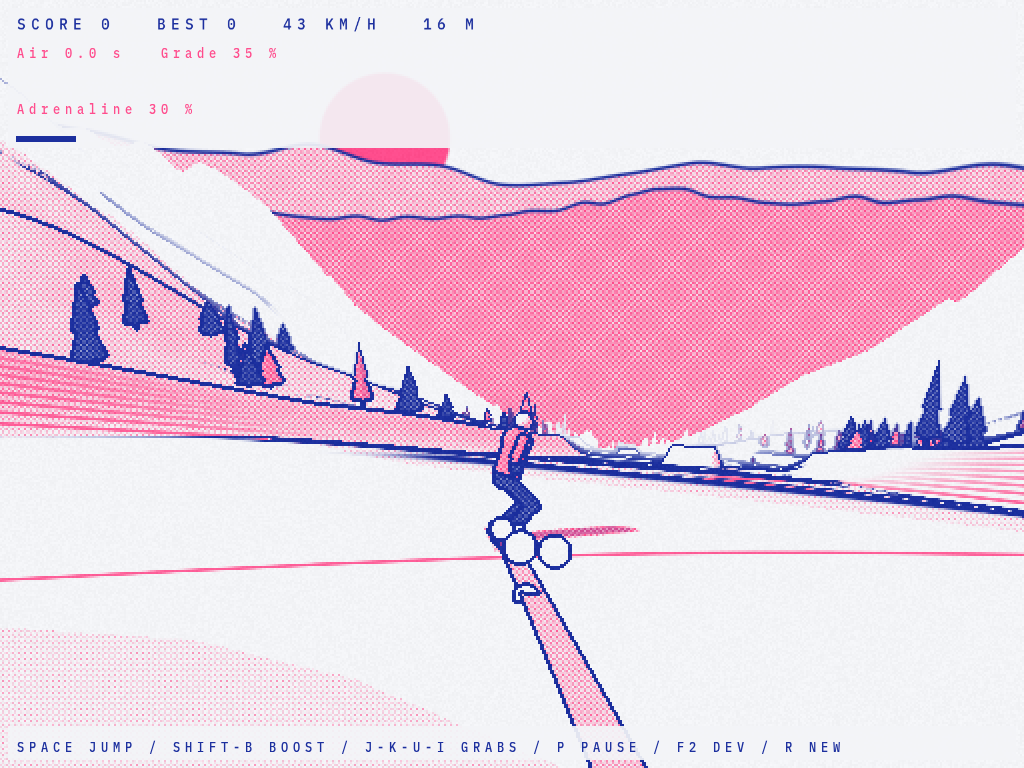
#> input picture ttmp/2026/10/14/FALLLINIE-GPU-008--shadow-footprint-rejection-and-fidelity-bounded-scene-optimization/scripts/evidence/host/bounds/capture/output.png, 1024 x 768 px, found by its file name
$ python 07-figures.py
#> lines starting #> are read from the running program, lines starting #| are printed output that depends on the picture
#!/usr/bin/env python3
import hashlib,json
from pathlib import Path
from PIL import Image,ImageDraw,ImageChops
P=Path(__file__).resolve().parent;D=P/'evidence/target-20261014T194947Z';s=json.loads((D/'summary.json').read_text())
#> (reads ttmp/2026/10/13/FALLLINIE-PERF-004--gl-pass-measurement-and-evidence-driven-native-optimization/scripts/03-mali-counters/evidence/summary.json from the repository)
fig=D/'figures';fig.mkdir(exist_ok=True)
panel=Image.new('RGB',(2048,1600),'white');draw=ImageDraw.Draw(panel)
#> after `panel = Image.new('RGB', (2048, 1600), 'white')`: panel: PIL image 2048x1600 RGB; every value is 255
for row,view in enumerate(['','lower/']):
 for col,(case,label) in enumerate([('01-original','Original'),('03-bounds','Bounded shadows: pixel-identical at this checkpoint')]):
  draw.text((col*1024+12,row*800+10),label+(' — top with HUD' if not view else ' — lower first-person'),fill='black')
  with Image.open(D/case/'capture'/view/'output.png') as im:panel.paste(im.convert('RGB'),(col*1024,row*800+32))
#> im is the input picture: PIL image 1024x768 RGBA; mean R, G, B, A 233.8, 209.6, 227.1, 255
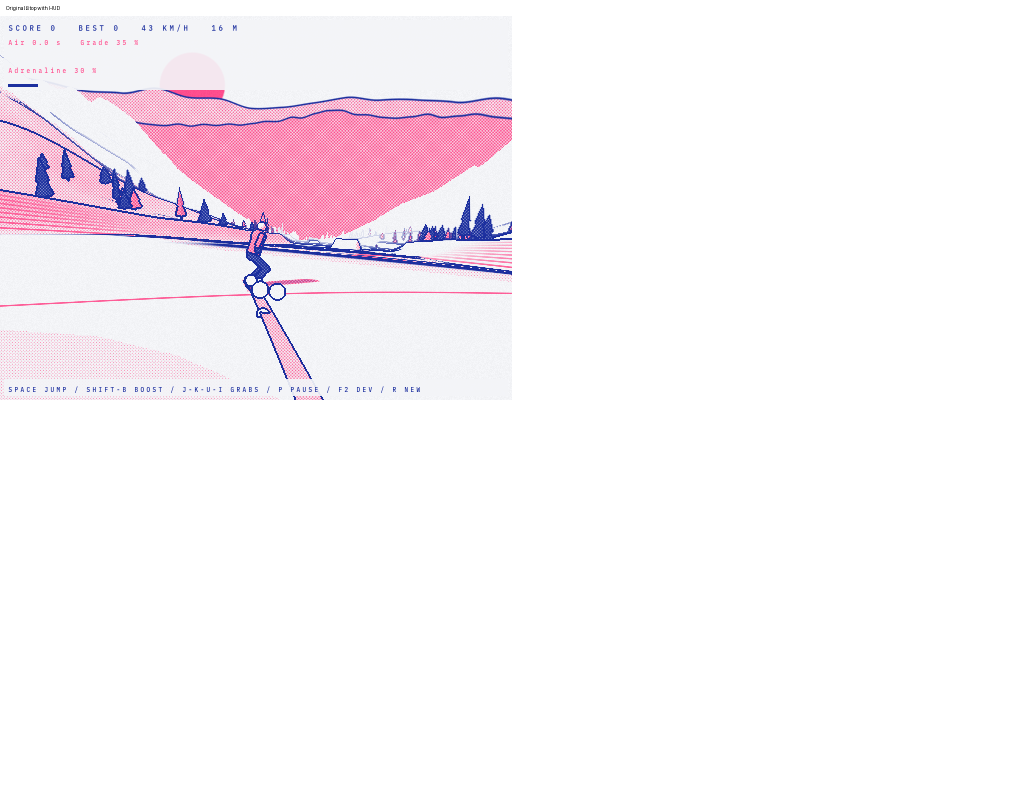
#> panel: PIL image 2048x1600 RGB (shown at 1/2 size); mean R, G, B 249.9, 244.1, 248.3
panel.save(fig/'full-window-comparison.png')
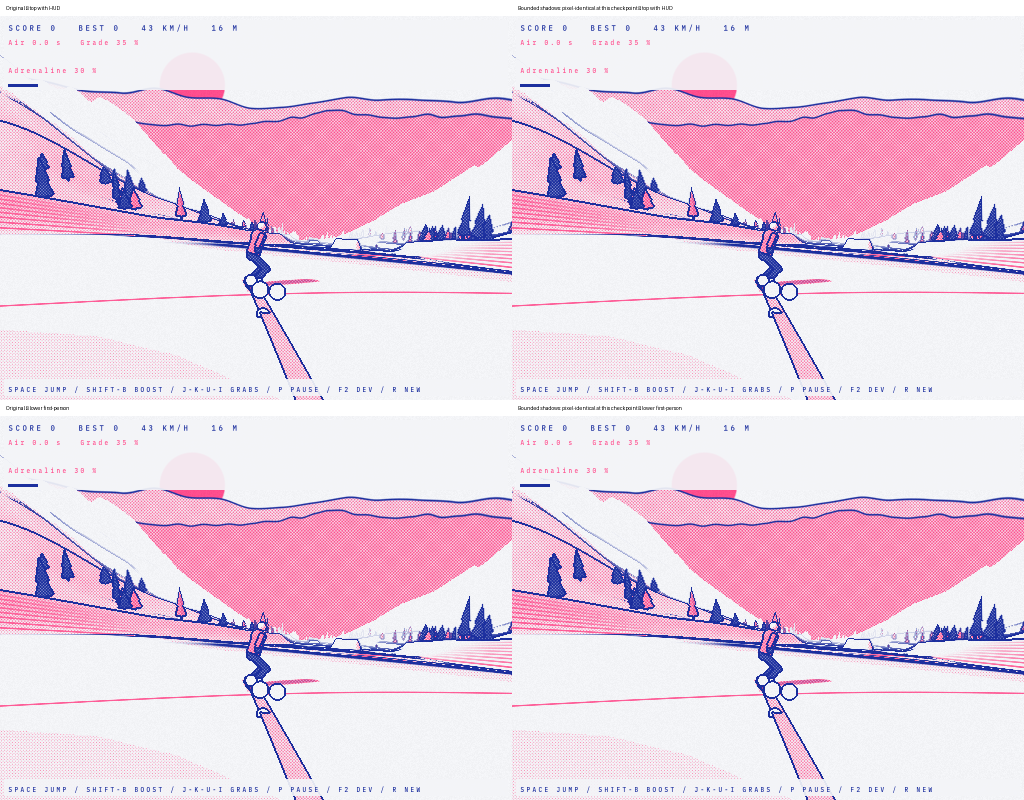
#> saved as full-window-comparison.png: PIL image 2048x1600 RGB (shown at 1/2 size); mean R, G, B 234.5, 211.3, 228
boxes={}
for view in ['','lower/']:
 ims=[Image.open(D/case/'capture'/view/'output.png').convert('RGB') for case in ['01-original','03-bounds','02-off']]
#> ims = 3 items
 bbox=ImageChops.difference(ims[0],ims[2]).getbbox();assert bbox
#> after `bbox = ImageChops.difference(ims[0], ims[2]).getbbox()`: bbox = None
#> (the run stopped early here; a loop or call above may not have finished)
